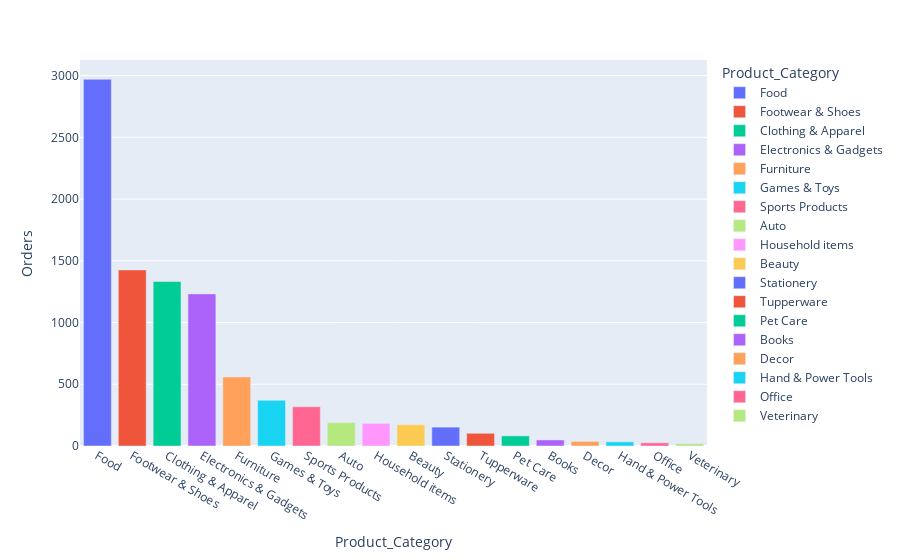

Write notebook code for a chart like this one.
### Code cell
pc = pd.DataFrame(df.groupby(["Product_Category"], as_index=False)["Orders"].sum().sort_values(by = "Orders",ascending = False))
pc = pc.reset_index()
pc
px.bar(data_frame=pc, x = "Product_Category",y = "Orders", color="Product_Category", )

### Figure 1 — Plotly figure (JSON) as saved in the notebook; plotly's stock layout.template omitted (floating-point values rounded to 4 significant figures)
{"data": [{"alignmentgroup": "True", "hovertemplate": "Product_Category=%{x}<br>Orders=%{y}<extra></extra>", "legendgroup": "Food", "marker": {"color": "#636efa", "pattern": {"shape": ""}}, "name": "Food", "offsetgroup": "Food", "orientation": "v", "showlegend": true, "textposition": "auto", "type": "bar", "x": ["Food"], "xaxis": "x", "y": [2970], "yaxis": "y"}, {"alignmentgroup": "True", "hovertemplate": "Product_Category=%{x}<br>Orders=%{y}<extra></extra>", "legendgroup": "Footwear & Shoes", "marker": {"color": "#EF553B", "pattern": {"shape": ""}}, "name": "Footwear & Shoes", "offsetgroup": "Footwear & Shoes", "orientation": "v", "showlegend": true, "textposition": "auto", "type": "bar", "x": ["Footwear & Shoes"], "xaxis": "x", "y": [1426], "yaxis": "y"}, {"alignmentgroup": "True", "hovertemplate": "Product_Category=%{x}<br>Orders=%{y}<extra></extra>", "legendgroup": "Clothing & Apparel", "marker": {"color": "#00cc96", "pattern": {"shape": ""}}, "name": "Clothing & Apparel", "offsetgroup": "Clothing & Apparel", "orientation": "v", "showlegend": true, "textposition": "auto", "type": "bar", "x": ["Clothing & Apparel"], "xaxis": "x", "y": [1332], "yaxis": "y"}, {"alignmentgroup": "True", "hovertemplate": "Product_Category=%{x}<br>Orders=%{y}<extra></extra>", "legendgroup": "Electronics & Gadgets", "marker": {"color": "#ab63fa", "pattern": {"shape": ""}}, "name": "Electronics & Gadgets", "offsetgroup": "Electronics & Gadgets", "orientation": "v", "showlegend": true, "textposition": "auto", "type": "bar", "x": ["Electronics & Gadgets"], "xaxis": "x", "y": [1232], "yaxis": "y"}, {"alignmentgroup": "True", "hovertemplate": "Product_Category=%{x}<br>Orders=%{y}<extra></extra>", "legendgroup": "Furniture", "marker": {"color": "#FFA15A", "pattern": {"shape": ""}}, "name": "Furniture", "offsetgroup": "Furniture", "orientation": "v", "showlegend": true, "textposition": "auto", "type": "bar", "x": ["Furniture"], "xaxis": "x", "y": [559], "yaxis": "y"}, {"alignmentgroup": "True", "hovertemplate": "Product_Category=%{x}<br>Orders=%{y}<extra></extra>", "legendgroup": "Games & Toys", "marker": {"color": "#19d3f3", "pattern": {"shape": ""}}, "name": "Games & Toys", "offsetgroup": "Games & Toys", "orientation": "v", "showlegend": true, "textposition": "auto", "type": "bar", "x": ["Games & Toys"], "xaxis": "x", "y": [370], "yaxis": "y"}, {"alignmentgroup": "True", "hovertemplate": "Product_Category=%{x}<br>Orders=%{y}<extra></extra>", "legendgroup": "Sports Products", "marker": {"color": "#FF6692", "pattern": {"shape": ""}}, "name": "Sports Products", "offsetgroup": "Sports Products", "orientation": "v", "showlegend": true, "textposition": "auto", "type": "bar", "x": ["Sports Products"], "xaxis": "x", "y": [318], "yaxis": "y"}, {"alignmentgroup": "True", "hovertemplate": "Product_Category=%{x}<br>Orders=%{y}<extra></extra>", "legendgroup": "Auto", "marker": {"color": "#B6E880", "pattern": {"shape": ""}}, "name": "Auto", "offsetgroup": "Auto", "orientation": "v", "showlegend": true, "textposition": "auto", "type": "bar", "x": ["Auto"], "xaxis": "x", "y": [189], "yaxis": "y"}, {"alignmentgroup": "True", "hovertemplate": "Product_Category=%{x}<br>Orders=%{y}<extra></extra>", "legendgroup": "Household items", "marker": {"color": "#FF97FF", "pattern": {"shape": ""}}, "name": "Household items", "offsetgroup": "Household items", "orientation": "v", "showlegend": true, "textposition": "auto", "type": "bar", "x": ["Household items"], "xaxis": "x", "y": [183], "yaxis": "y"}, {"alignmentgroup": "True", "hovertemplate": "Product_Category=%{x}<br>Orders=%{y}<extra></extra>", "legendgroup": "Beauty", "marker": {"color": "#FECB52", "pattern": {"shape": ""}}, "name": "Beauty", "offsetgroup": "Beauty", "orientation": "v", "showlegend": true, "textposition": "auto", "type": "bar", "x": ["Beauty"], "xaxis": "x", "y": [172], "yaxis": "y"}, {"alignmentgroup": "True", "hovertemplate": "Product_Category=%{x}<br>Orders=%{y}<extra></extra>", "legendgroup": "Stationery", "marker": {"color": "#636efa", "pattern": {"shape": ""}}, "name": "Stationery", "offsetgroup": "Stationery", "orientation": "v", "showlegend": true, "textposition": "auto", "type": "bar", "x": ["Stationery"], "xaxis": "x", "y": [153], "yaxis": "y"}, {"alignmentgroup": "True", "hovertemplate": "Product_Category=%{x}<br>Orders=%{y}<extra></extra>", "legendgroup": "Tupperware", "marker": {"color": "#EF553B", "pattern": {"shape": ""}}, "name": "Tupperware", "offsetgroup": "Tupperware", "orientation": "v", "showlegend": true, "textposition": "auto", "type": "bar", "x": ["Tupperware"], "xaxis": "x", "y": [103], "yaxis": "y"}, {"alignmentgroup": "True", "hovertemplate": "Product_Category=%{x}<br>Orders=%{y}<extra></extra>", "legendgroup": "Pet Care", "marker": {"color": "#00cc96", "pattern": {"shape": ""}}, "name": "Pet Care", "offsetgroup": "Pet Care", "orientation": "v", "showlegend": true, "textposition": "auto", "type": "bar", "x": ["Pet Care"], "xaxis": "x", "y": [82], "yaxis": "y"}, {"alignmentgroup": "True", "hovertemplate": "Product_Category=%{x}<br>Orders=%{y}<extra></extra>", "legendgroup": "Books", "marker": {"color": "#ab63fa", "pattern": {"shape": ""}}, "name": "Books", "offsetgroup": "Books", "orientation": "v", "showlegend": true, "textposition": "auto", "type": "bar", "x": ["Books"], "xaxis": "x", "y": [49], "yaxis": "y"}, {"alignmentgroup": "True", "hovertemplate": "Product_Category=%{x}<br>Orders=%{y}<extra></extra>", "legendgroup": "Decor", "marker": {"color": "#FFA15A", "pattern": {"shape": ""}}, "name": "Decor", "offsetgroup": "Decor", "orientation": "v", "showlegend": true, "textposition": "auto", "type": "bar", "x": ["Decor"], "xaxis": "x", "y": [37], "yaxis": "y"}, {"alignmentgroup": "True", "hovertemplate": "Product_Category=%{x}<br>Orders=%{y}<extra></extra>", "legendgroup": "Hand & Power Tools", "marker": {"color": "#19d3f3", "pattern": {"shape": ""}}, "name": "Hand & Power Tools", "offsetgroup": "Hand & Power Tools", "orientation": "v", "showlegend": true, "textposition": "auto", "type": "bar", "x": ["Hand & Power Tools"], "xaxis": "x", "y": [34], "yaxis": "y"}, {"alignmentgroup": "True", "hovertemplate": "Product_Category=%{x}<br>Orders=%{y}<extra></extra>", "legendgroup": "Office", "marker": {"color": "#FF6692", "pattern": {"shape": ""}}, "name": "Office", "offsetgroup": "Office", "orientation": "v", "showlegend": true, "textposition": "auto", "type": "bar", "x": ["Office"], "xaxis": "x", "y": [26], "yaxis": "y"}, {"alignmentgroup": "True", "hovertemplate": "Product_Category=%{x}<br>Orders=%{y}<extra></extra>", "legendgroup": "Veterinary", "marker": {"color": "#B6E880", "pattern": {"shape": ""}}, "name": "Veterinary", "offsetgroup": "Veterinary", "orientation": "v", "showlegend": true, "textposition": "auto", "type": "bar", "x": ["Veterinary"], "xaxis": "x", "y": [19], "yaxis": "y"}], "layout": {"barmode": "relative", "legend": {"title": {"text": "Product_Category"}, "tracegroupgap": 0}, "margin": {"t": 60}, "xaxis": {"anchor": "y", "categoryarray": ["Food", "Footwear & Shoes", "Clothing & Apparel", "Electronics & Gadgets", "Furniture", "Games & Toys", "Sports Products", "Auto", "Household items", "Beauty", "Stationery", "Tupperware", "Pet Care", "Books", "Decor", "Hand & Power Tools", "Office", "Veterinary"], "categoryorder": "array", "domain": [0, 1], "title": {"text": "Product_Category"}}, "yaxis": {"anchor": "x", "domain": [0, 1], "title": {"text": "Orders"}}}}
